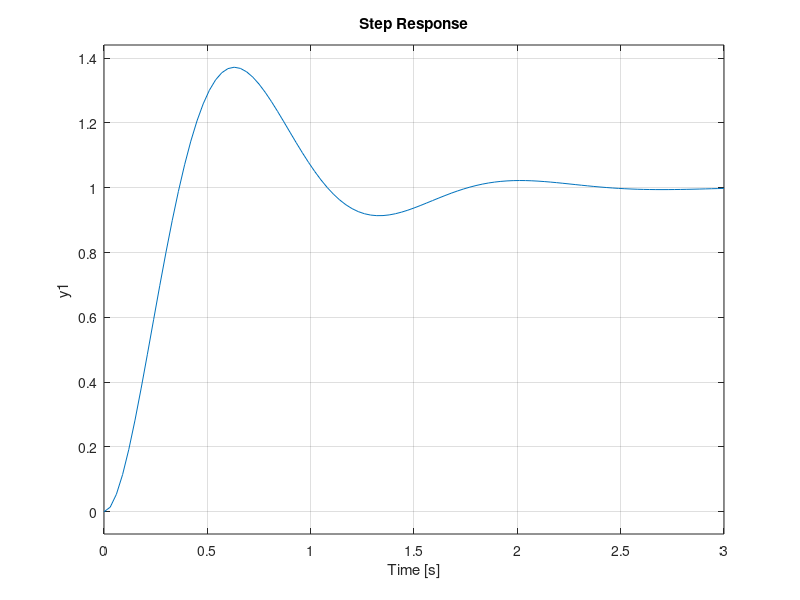
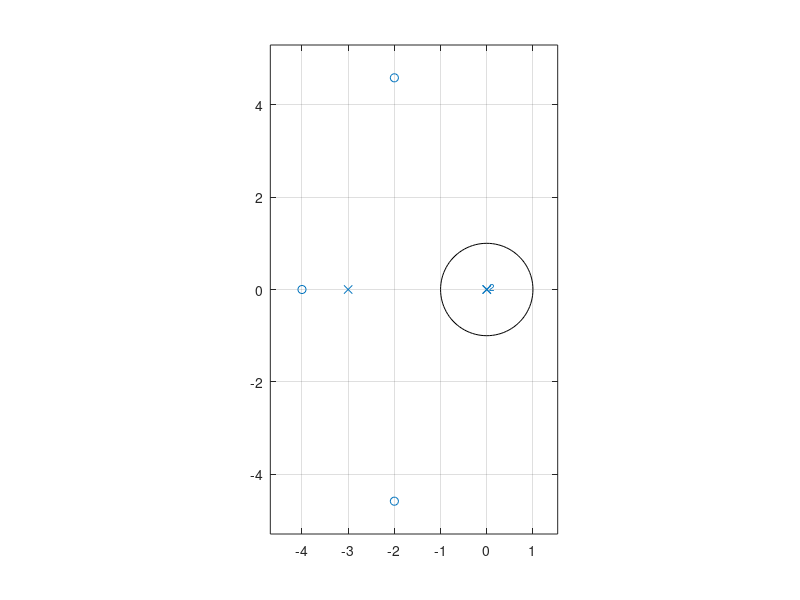

Write the MATLAB code that produced these figures, in order. (Note: this script raises an error after producing the figures.)
%%%%%%%%%%%%%%%%%%%%%%%%%%%%%%%%%%%%%%%%%%%%%%%%%%%%%%%%%%
%4.1
% % Part 1
% a = 4; % 1,2,3,4
% sys = tf([a],[1 a]);
% step(sys);
% figure
% zplane([1 a],a);
% grid
% title('Pole/Zero Plot');
% 
% S = stepinfo(sys);
% display(S);

% % Part 2(a)
% a = 16;
% b = 400;
% sys = tf([b],[1 a b]);
% step(sys);
% figure
% zplane([1 a b],b);
% grid
% title('Pole/Zero Plot');
% 
% S = stepinfo(sys);
% display(S);

%%%%%%%%%%%%%%%%%%%%%%%%%%%%%%%%%%%%%%%%%%%%%%%%%%%%%%%%%%
%4.2
%Part 1(a)
% sys = tf([25],[1 4 25]);
% step(sys);
% figure
% zplane([1 4 25],25);
% grid
% title('Pole/Zero Plot');
% 
% S = stepinfo(sys);
% display(S);

% % Part 1(b)
% x1 = [1 200];
% x2 = [1 4 25];
% X = conv(x1,x2);
% sys = tf([25],X);
% step(sys);
% figure
% zplane(X,25);
% grid
% title('Pole/Zero Plot');
% S = stepinfo(sys);
% display(S);

% % Part 1(c)
% x1 = [1 2]; % Value of 2nd number goes 20, 10, 2, separate runs
% x2 = [1 4 25];
% X = conv(x1,x2);
% sys = tf([25],X);
% step(sys);
% figure
% zplane(X,25);
%  grid
%  title('Pole/Zero Plot');
% S = stepinfo(sys);
% display(S);

% % Part 2
% X = 25 *[2 4]; % 2nd number goes 400,100,40,20,10,4
% sys = tf(X,[1 4 25]);
% step(sys);
% figure
% zplane([1 4 25],X);
% 
% S = stepinfo(sys);
% display(S);

% Part 3 
a = 3;
b = 4; % 3.01, 3.1, 3.3, 3.5, 4 
x1 = [1 b];
x2 = [1 4 25];
X = conv(x1,x2);
y1 = [1 a];
y2 = [(25*b)/a];
Y = conv(y1,y2);
sys = tf(Y,X);
step(sys);
figure
zplane(X,Y);
S = stepinfo(sys);
display(S);

% % Part 4 
% a = 30;
% b = 40; % 30.01, 30.1, 30.5, 31, 35, 40 
% x1 = [1 b];
% x2 = [1 40 2500];
% X = conv(x1,x2);
% y1 = [1 a];
% y2 = [(2500*b)/a];
% Y = conv(y1,y2);
% sys = tf(Y,X);
% step(sys);
% figure
% zplane(X,Y);
% 
% S = stepinfo(sys);
% display(S);